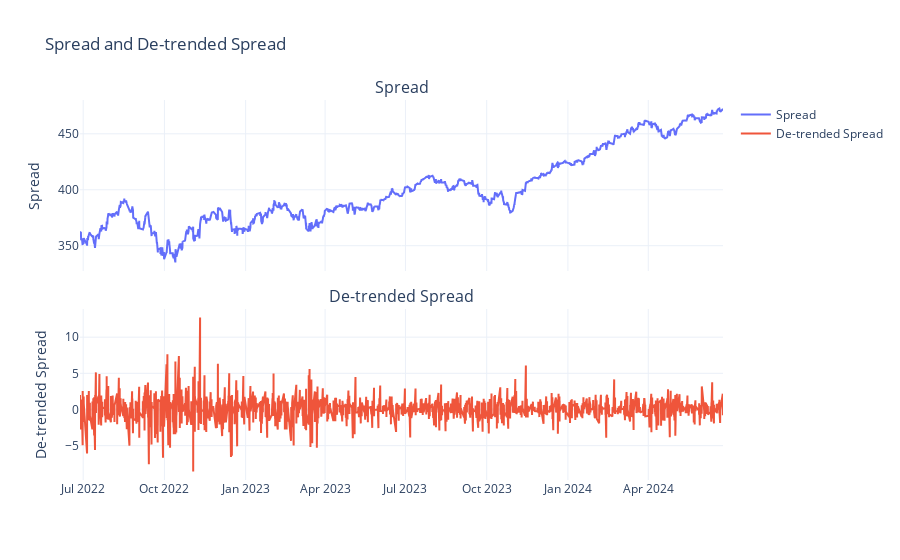

Write notebook code for a chart like this one.
### Code cell
fig = make_subplots(rows=2, cols=1, shared_xaxes=True, vertical_spacing=0.1,
                    subplot_titles=('Spread', 'De-trended Spread'))

fig.add_trace(go.Scatter(x=spread.index, y=spread['spread'], mode='lines', name='Spread'),
              row=1, col=1)

fig.add_trace(go.Scatter(x=spread.index, y=spread['de_trend'], mode='lines',
                         name='De-trended Spread'), row=2, col=1)

fig.update_layout(
    title='Spread and De-trended Spread',
    xaxis=dict(
        title=dict(
            standoff=10,
            font=dict(size=14),
        ),
        tickformat='%Y-%m-%d'
    ),
    yaxis=dict(title='Spread'),
    yaxis2=dict(title='De-trended Spread'),
    template='plotly_white'
)

fig.show()

### Figure 1 — Plotly figure (JSON) as saved in the notebook; plotly's stock layout.template omitted (floating-point values rounded to 4 significant figures; data arrays with more than 128 entries replaced by an {"elided": "..."} marker saying what was removed)
{"data": [{"mode": "lines", "name": "Spread", "x": {"elided": "3493 str values"}, "y": {"elided": "3493 float values"}, "type": "scatter", "xaxis": "x", "yaxis": "y"}, {"mode": "lines", "name": "De-trended Spread", "x": {"elided": "3493 str values"}, "y": {"elided": "3493 float values"}, "type": "scatter", "xaxis": "x2", "yaxis": "y2"}], "layout": {"xaxis": {"anchor": "y", "domain": [0.0, 1.0], "matches": "x2", "showticklabels": false, "title": {"font": {"size": 14}, "standoff": 10}, "tickformat": "%Y-%m-%d"}, "yaxis": {"anchor": "x", "domain": [0.55, 1.0], "title": {"text": "Spread"}}, "xaxis2": {"anchor": "y2", "domain": [0.0, 1.0]}, "yaxis2": {"anchor": "x2", "domain": [0.0, 0.45], "title": {"text": "De-trended Spread"}}, "annotations": [{"font": {"size": 16}, "showarrow": false, "text": "Spread", "x": 0.5, "xanchor": "center", "xref": "paper", "y": 1.0, "yanchor": "bottom", "yref": "paper"}, {"font": {"size": 16}, "showarrow": false, "text": "De-trended Spread", "x": 0.5, "xanchor": "center", "xref": "paper", "y": 0.45, "yanchor": "bottom", "yref": "paper"}], "title": {"text": "Spread and De-trended Spread"}}}
